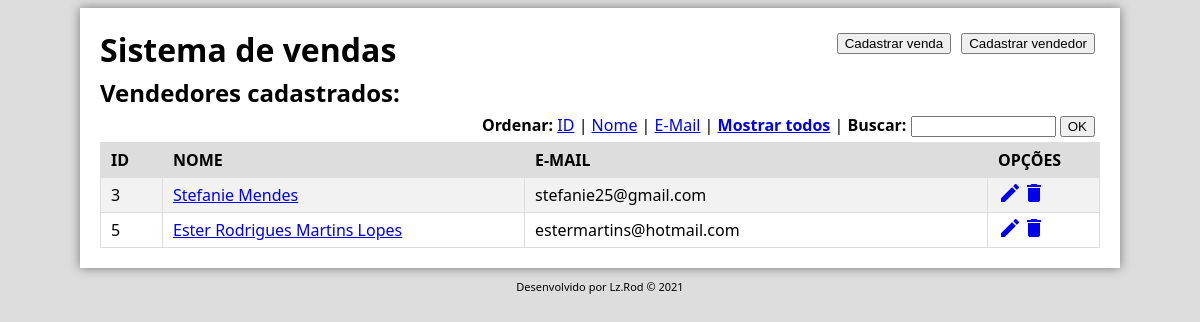
Screenshot of /develop/index.php?c=5 with the database file from the repository.
### tables this page shows
CREATE TABLE `vendedores` (
  `id` int(11) NOT NULL,
  `nome` varchar(255) NOT NULL,
  `email` varchar(100) NOT NULL
);

### develop/index.php (the view, shortened to what this page needs)
<!DOCTYPE html>
<html lang="pt-br">
<head>
    <link rel="stylesheet" href="css/style.css">
</head>
<body>
    <?php
        require_once "functions.php";
        $ordem = $_GET['o'] ?? "i";
        $chave = $_GET['c'] ?? "";
    ?>
    <div id="container">
        <?php include_once "header.php"; ?>
        <h2>Vendedores cadastrados:</h2>
        <form method="get" id="busca" action="index.php">
            <strong>Ordenar: </strong>
            <a href="index.php?o=i&c=<?php echo $chave;?>">ID</a> |
            <a href="index.php?o=n&c=<?php echo $chave;?>">Nome</a> |
            <a href="index.php?o=e&c=<?php echo $chave;?>">E-Mail</a> |
            <a href="index.php"><strong>Mostrar todos</strong></a> |
            <strong>Buscar: </strong><input type="text" name="c" size="15" maxlength="100"/>
            <input type="submit" value="OK"/>
        </form>
        <table class='listagem'>
            <tr><th>ID<th>NOME<th>E-MAIL<th>OPÇÕES</tr>
            <?php
                $q = "select id, nome, email from vendedores ";
                if(!empty($chave)){
                    $q .= "Where id like '%$chave%' OR nome like '%$chave%' OR email like '%$chave%' ";
                }
                switch ($ordem) {
                    default:
                        $q .= "order by id";
                }
                $busca = $db->query($q);
                if(!$busca) {
                    echo msg_erro("Erro na busca");
                } else {
                    if($busca->num_rows == 0) {
                        echo msg_aviso("Nenhum vendedor cadastrado");
                    } else {
                        while($reg=$busca->fetch_object()){
                            echo "<tr><td>$reg->id";
                            echo "<td><a href='vendas.php?id=$reg->id'>$reg->nome</a>";
                            echo "<td>$reg->email";
                            echo "<td><a href='edit.php?id=$reg->id'><span class='material-icons'>edit</span></a>";
                            echo "<a href='delete.php?id=$reg->id'><span class='material-icons'>delete</span></a>";
                        }
                    }
                }
            ?>
        </table>
    </div>
    <?php include_once "footer.php";?>
</body>
</html>

### develop/css/style.css (style rules this page uses)
body { background-color: #ddd; font-family: 'Segoe UI', Tahoma, Geneva, Verdana, sans-serif; }
div#container { width: 1000px; margin: auto; padding: 20px; background-color: #fff; box-shadow: 0px 0px 10px #777; }
h2 { margin: 5px 0px 5px 0px; }
form#busca { text-align: right; margin: 5px; }
table.listagem { width: 100%; text-align: left; border-collapse: collapse; }
table.listagem tr { height: 35px; }
table.listagem td { border: 1px solid #ddd; padding-left: 10px; }
table.listagem tr:nth-child(even) { background-color: #f2f2f2; }
table.listagem td:nth-child(1) { width: 50px; }
table.listagem td:nth-child(2) { width: 350px; }
table.listagem td:nth-child(4) { width: 100px; }
table.listagem th { border: 1px solid #ddd; background-color: #ddd; padding-left: 10px; }

### rows the page displays
vendedores: id "3", nome "Stefanie Mendes", email "stefanie25@gmail.com"
vendedores: id "5", nome "Ester Rodrigues Martins Lopes", email "estermartins@hotmail.com"
